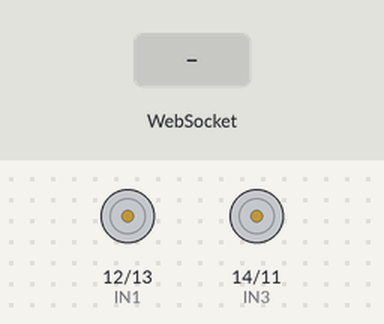
A sketch run on a simulated ESP32-S3. Parts: motor-driver pin pairs drawn as motors (green arrow = first pin HIGH = forward, orange = second pin HIGH = backward, longer = more drive, scaled by the enable pin). The inputs (shaded band) are chosen by the test bench. What the sketch prints to the serial monitor is not drawn.

Above: at 1.2 s.
1.3 s: WebSocket text "W" received
At 2.4 s:
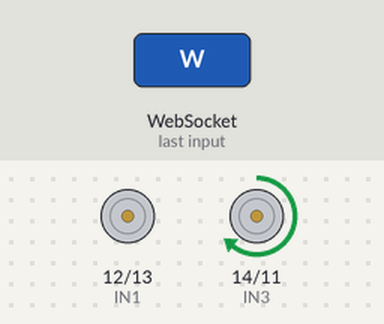
2.8 s: WebSocket text "S" received
At 3.6 s:
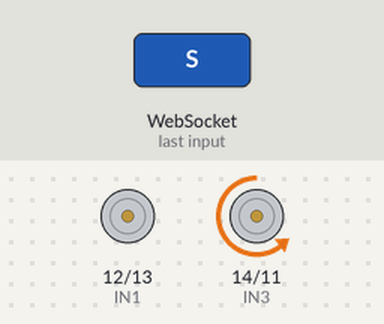
4.3 s: WebSocket text "A" received
At 4.7 s:
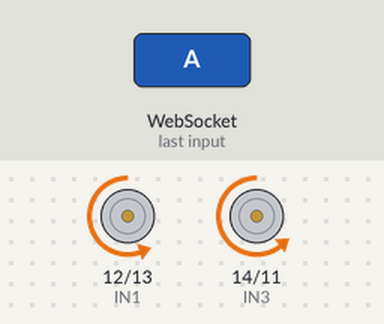
5.8 s: WebSocket text "D" received
At 7.0 s:
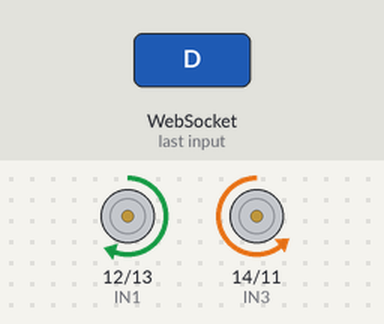
7.3 s: WebSocket text "W" received
At 8.2 s:
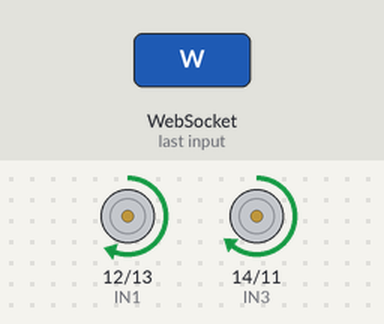
8.8 s: WebSocket text "A" received
At 9.4 s:
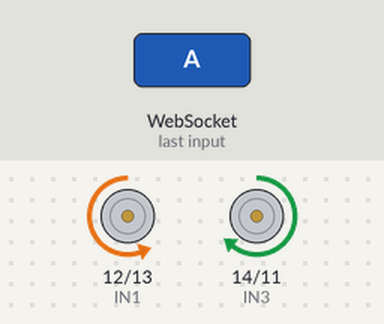
Timing chart, 0 to 11.3 s (numbered marks = the images above; inputs shaded):
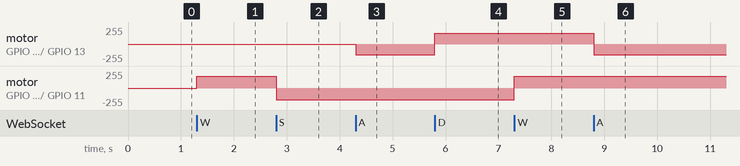

Measured:
- after the input at 1.3 s, motor on GPIO 14 (IN3) / GPIO 11 (IN4): stopped → forward 179/255 at once
- after the input at 2.8 s, motor on GPIO 14 (IN3) / GPIO 11 (IN4): forward 179/255 → backward 179/255 at once
- after the input at 4.3 s, motor on GPIO 12 (IN1) / GPIO 13 (IN2): stopped → backward 159/255 at once
- after the input at 5.8 s, motor on GPIO 12 (IN1) / GPIO 13 (IN2): backward 159/255 → forward 159/255 at once
- after the input at 7.3 s, motor on GPIO 14 (IN3) / GPIO 11 (IN4): backward 179/255 → forward 179/255 at once
- after the input at 8.8 s, motor on GPIO 12 (IN1) / GPIO 13 (IN2): forward 159/255 → backward 159/255 at once

The sketch:

sketch_jan26a.ino
```cpp
#include <WiFi.h>
#include <AsyncTCP.h>
#include <ESPAsyncWebServer.h>

// ====== DATOS DE LA RED QUE CREA EL ESP32 ======
const char* ap_ssid = "ESP32_CAR1";
const char* ap_pass = "12345678";   // mínimo 8 caracteres

// ====== Pines Puente H ======
const int IN1 = 12;   // Dirección
const int IN2 = 13;
const int ENA = 18;

const int IN3 = 14;   // Tracción
const int IN4 = 11;
const int ENB = 19;

// ====== PWM ======
const int PWM_FREQ = 20000;
const int PWM_RES  = 8;
const int CH_STEER = 0;
const int CH_DRIVE = 1;

int driveSpeed = 180;
int steerSpeed = 160;

AsyncWebServer server(80);
AsyncWebSocket ws("/ws");

void setMotor(int in1, int in2, int ch, int speed) {
  int s = abs(speed);
  s = constrain(s, 0, 255);

  if (speed > 0) {
    digitalWrite(in1, HIGH);
    digitalWrite(in2, LOW);
  } else if (speed < 0) {
    digitalWrite(in1, LOW);
    digitalWrite(in2, HIGH);
  } else {
    digitalWrite(in1, LOW);
    digitalWrite(in2, LOW);
  }

  ledcWrite(ch, s);
}

void steerLeft()   { setMotor(IN1, IN2, CH_STEER, -steerSpeed); }
void steerRight()  { setMotor(IN1, IN2, CH_STEER, +steerSpeed); }
void steerCenter() { setMotor(IN1, IN2, CH_STEER, 0); }

void driveForward(){ setMotor(IN3, IN4, CH_DRIVE, +driveSpeed); }
void driveReverse(){ setMotor(IN3, IN4, CH_DRIVE, -driveSpeed); }
void driveStop()   { setMotor(IN3, IN4, CH_DRIVE, 0); }

void fullStop() {
  driveStop();
  steerCenter();
}

void onWsEvent(AsyncWebSocket *server, AsyncWebSocketClient *client,
               AwsEventType type, void *arg, uint8_t *data, size_t len) {

  if (type == WS_EVT_CONNECT) return;

  if (type == WS_EVT_DATA) {
    AwsFrameInfo *info = (AwsFrameInfo*)arg;
    if (info->opcode == WS_TEXT) {
      String cmd;
      for (size_t i = 0; i < len; i++) cmd += (char)data[i];

      if      (cmd == "W") driveForward();
      else if (cmd == "S") driveReverse();
      else if (cmd == "X") fullStop();
      else if (cmd == "A") steerLeft();
      else if (cmd == "D") steerRight();
      else if (cmd == "C") steerCenter();
    }
  }

  if (type == WS_EVT_DISCONNECT) fullStop();
}

void setup() {
  Serial.begin(115200);

  pinMode(IN1, OUTPUT); pinMode(IN2, OUTPUT);
  pinMode(IN3, OUTPUT); pinMode(IN4, OUTPUT);

  ledcSetup(CH_STEER, PWM_FREQ, PWM_RES);
  ledcSetup(CH_DRIVE, PWM_FREQ, PWM_RES);
  ledcAttachPin(ENA, CH_STEER);
  ledcAttachPin(ENB, CH_DRIVE);

  fullStop();

  // ====== MODO AP ======
  WiFi.mode(WIFI_AP);
  WiFi.softAP(ap_ssid, ap_pass);

  Serial.println("ESP32 AP listo");
  Serial.print("IP: ");
  Serial.println(WiFi.softAPIP()); // SIEMPRE 192.168.4.1

  ws.onEvent(onWsEvent);
  server.addHandler(&ws);
  server.begin();
}

void loop() {}
```
